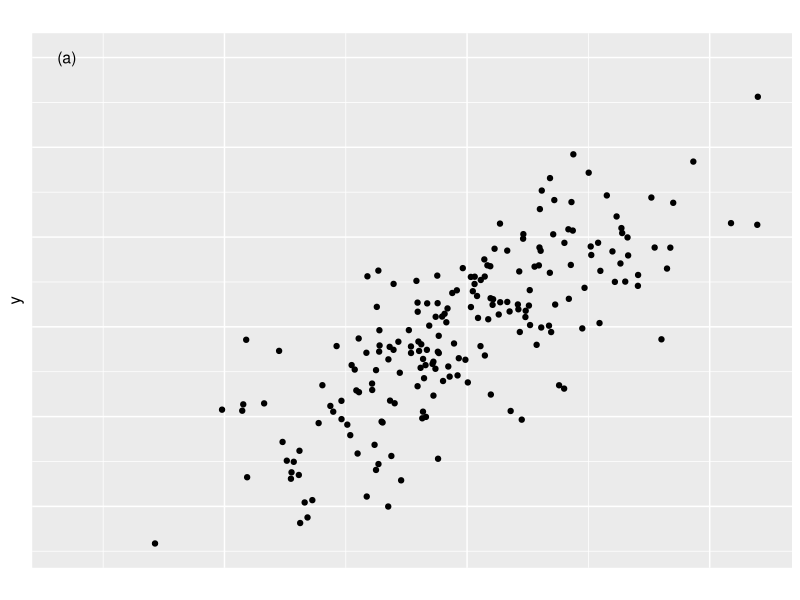

Here is the R script that generated this plot:
## ---- chunk 1
knitr::opts_chunk$set(echo = TRUE, comment = NA)
# colores ----------------------------------------------------------------
c1="#FF7F00"
c2="#=EB0C6"
c3="#034A94"
c4="#686868"
#-------------------------------------------------------------------------
gen.corr.data<- function(rho,n){
x <- rnorm(n)
z <- rnorm(n)
y<- rho*x + sqrt(1-rho^2)*z
result <-cbind(y,x)
return(result)
}
#-------------------------------------------------------------------------
library(ggplot2)
library(patchwork)
Theme1= theme(axis.text.x = element_blank(),
        axis.text.y = element_blank(),
        axis.ticks = element_blank(),
        axis.title.x = element_text(size = 12),
        axis.title.y = element_text(size = 12))
#------------------------------------------------------------------------
Theme2= theme(
        #axis.text.x = element_blank(),
        #axis.text.y = element_blank(),
        #axis.ticks = element_blank(),
        axis.title.x = element_text(size = 11),
        axis.title.y = element_text(size = 11))

## ---- chunk 2
# knitr::include_graphics("img/puntos1.png")
## ---- chunk 3
muestra1<-gen.corr.data(0.8,200)
muestra1<-as.data.frame(muestra1)


p1=ggplot(muestra1, aes(x, y)) + 
         geom_point() + Theme1+
         labs(title = "", y= "y", x= " ") +
         annotate("text", x=-3.3, y=3,size=4, label= "(a)")
